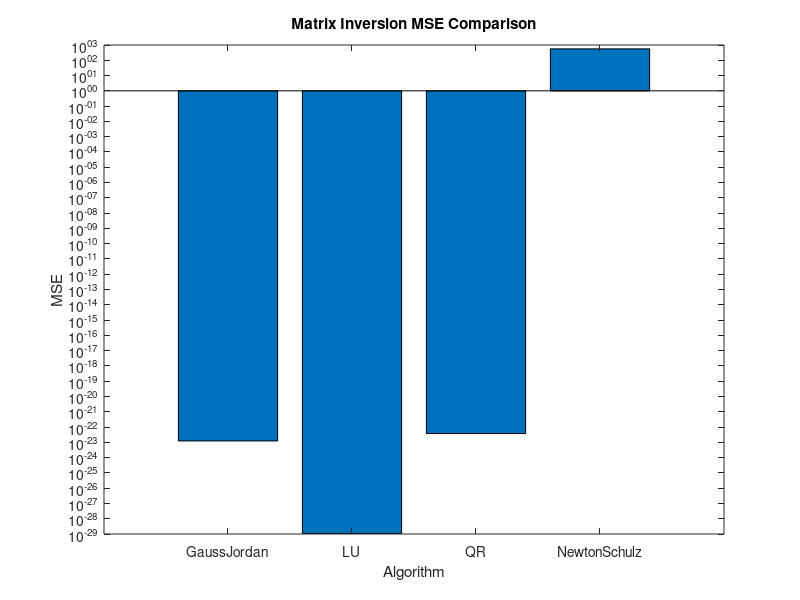
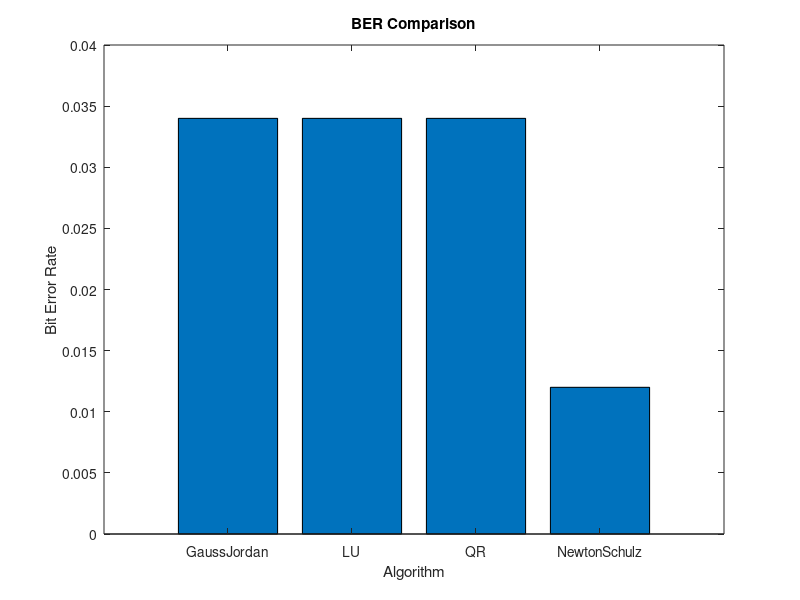

These figures' MATLAB source, in order:
algorithms = {'GaussJordan','LU','QR','NewtonSchulz'};

MSE = [1.23e-23 1.09e-29 3.74e-23 5.6e2];
BER = [0.034 0.034 0.034 0.012];

figure
bar(MSE)
set(gca,'YScale','log')
title('Matrix Inversion MSE Comparison')
xlabel('Algorithm')
ylabel('MSE')
set(gca,'XTickLabel',algorithms)

figure
bar(BER)
title('BER Comparison')
xlabel('Algorithm')
ylabel('Bit Error Rate')
set(gca,'XTickLabel',algorithms)
